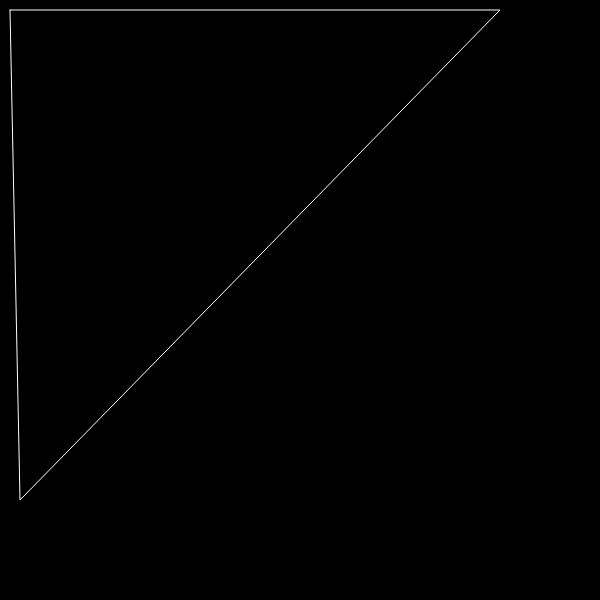
Frame 1 (no input)
Frame 60 (no input): identical to frame 1, image omitted
Frame 120 (the mouse pressed at the canvas centre since frame 60): identical to frame 1, image omitted

The p5.js sketch that drew this single still picture (run headless with seeded random() and noise() and a simulated clock; from frame 60 on, the mouse is pressed at the canvas centre):

// p5.js sketch
// ── sketch.js
function setup() {
    createCanvas(600, 600);
    stroke(255);
    noFill();
}

function draw() {
    background(0);

    beginShape();
    vertex(10, 10);
    vertex(500, 10);
    vertex(20, 500);
    endShape(CLOSE);
    
}
